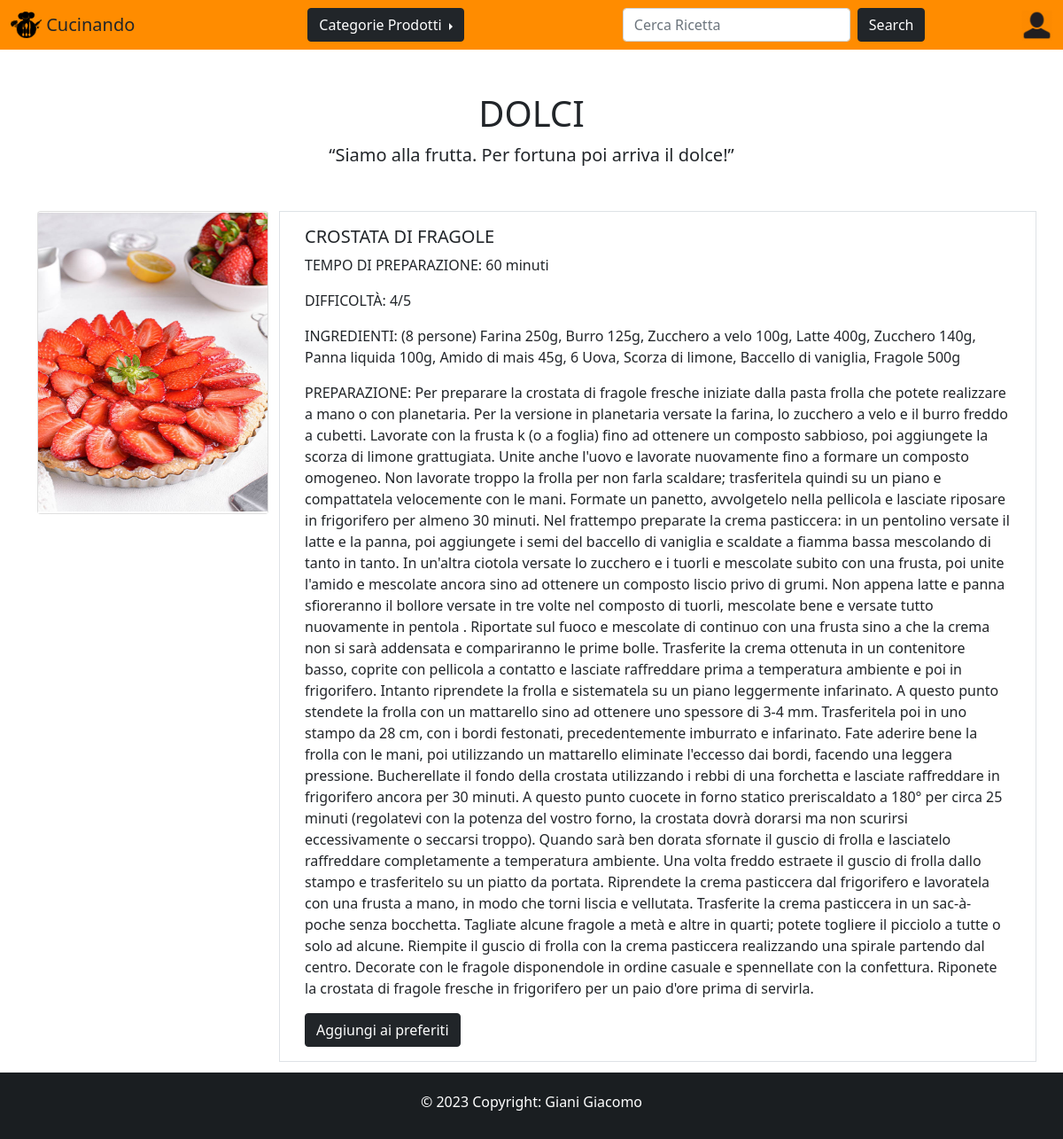
Page /home/dolci on the committed database.
### ricette/models.py (models this page shows, shortened)
class Ricetta(models.Model):
    immagine = models.ImageField()
    nome = models.CharField(max_length=30)
    ingredienti = models.CharField(max_length=2000)
    difficoltà = models.IntegerField(default=1)
    tempo = models.IntegerField(default=1)
    descrizione = models.CharField(max_length=50000)
    categoria = models.CharField(max_length=20)

### ricette/views.py (the view)
# urls.py: path('dolci', views.dolci, name='dolci'),
def dolci(request):
    ricette = Ricetta.objects.all()
    return render(request, "ricette/dolci.html",  {'ricette': ricette})

### ricette/templates/ricette/dolci.html (shortened to what this page needs)
{% extends 'ricette/common.html' %}
{% block content %}
    <nav class="navbar" style="background-color: darkorange;">
        <div class="container-fluid">
            <a class="navbar-brand" href="{% url 'home' %}">
                {% load static %}
                <img src="{% static 'ricette/logo3.png' %}" alt="" width="35" height="30" class="d-inline-block align-top" style="background-color: transparent;">
                <span class="text-dark">Cucinando</span>
            </a>
            <div class="dropend">
                <button class="btn btn-dark dropdown-toggle" type="button" data-bs-toggle="dropdown" >
                    Categorie Prodotti
                </button>
            </div>
            <form class="d-flex" role="search" action="/home/search" method="get" style="margin-right: -3%">
                <input class="form-control me-2" name="query" type="search" placeholder="Cerca Ricetta" aria-label="Search">
                <button class="btn btn-dark" type="submit">Search</button>
            </form>
            <a style="margin-left: -3%" href="{% url 'accedi' %}">
                {% load static %}
                <img src=" {% static 'ricette/account1.png' %} " alt="" width="35" height="35" class="d-inline-block align-top">
            </a>
        </div>
    </nav>
    <div class="container my-5 text-center" style="max-width:580px">
        <h1>DOLCI</h1>
        <p class="lead">“Siamo alla frutta. Per fortuna poi arriva il dolce!”</p>
    </div>
<div class="container">
        <div class="row">
            {% for ricetta in ricette %}
                {% if ricetta.categoria == "Dolci"  %}
                <div class="col-lg-3">
                    <div class="card" style="width: 100%;">
                        <img src="{{ ricetta.immagine.url }}" class="card-img-top" alt="..." style="height: 340px;">
                    </div>
                </div>
                <div class="col-lg-9 border border-orange">
                    <div class="card-body">
                        <h5 class="card-title"><span style="text-transform: uppercase;">{{ ricetta.nome }}</span></h5>
                        <p class="card-text"><span style="text-transform: uppercase;">Tempo di Preparazione:</span> {{ ricetta.tempo }} minuti</p>
                        <p class="card-text"><span style="text-transform: uppercase;">Difficoltà: </span>{{ ricetta.difficoltà }}/5</p>
                        <p class="card-text"><span style="text-transform: uppercase;">Ingredienti: </span>{{ ricetta.ingredienti }}</p>
                        <p class="card-text"><span style="text-transform: uppercase;">Preparazione: </span>{{ ricetta.descrizione }}</p>
                        <a href="{% url 'accedi' %}" class="btn btn-dark">Aggiungi ai preferiti</a>
                    </div>
                </div>
                {% endif %}
            {% endfor %}
        </div>
    </div>
{% endblock %}

### rows in the picture
Ricetta: immagine (picture), nome "CROSTATA DI FRAGOLE", tempo "60", difficoltà "4", ingredienti "(8 persone) Farina 250g, Burro 125g, Zucchero a velo 100g, Latte 400g, Zucchero 140g, Panna liquida 100g, Amido di mais 45g, 6 Uova, Scorza di limone, Baccello di vaniglia, Fragole 500g", descrizione "Per preparare la crostata di fragole fresche iniziate dalla pasta frolla che potete realizzare a mano o con planetaria. Per la versione in planetaria versate la farina, lo zucchero a velo e il burro freddo a cubetti. Lavorate con la frusta k (o a foglia) fino ad ottenere un composto sabbioso, poi aggiungete la scorza di limone grattugiata. Unite anche l'uovo e lavorate nuovamente fino a formare un composto omogeneo. Non lavorate troppo la frolla per non farla scaldare; trasferitela quindi su un piano e compattatela velocemente con le mani. Formate un panetto, avvolgetelo nella pellicola e lasciate riposare in frigorifero per almeno 30 minuti. Nel frattempo preparate la crema pasticcera: in…"
